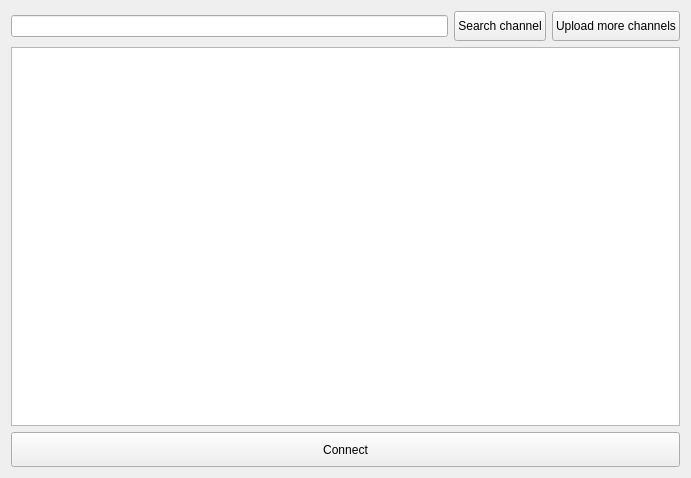
<?xml version="1.0" encoding="UTF-8"?>
<ui version="4.0">
 <class>ListChannels</class>
 <widget class="QWidget" name="ListChannels">
  <property name="geometry">
   <rect>
    <x>0</x>
    <y>0</y>
    <width>691</width>
    <height>478</height>
   </rect>
  </property>
  <property name="windowTitle">
   <string>Form</string>
  </property>
  <layout class="QGridLayout" name="gridLayout_2">
   <item row="1" column="0">
    <layout class="QGridLayout" name="gridLayout" columnstretch="0,6,1,1">
     <item row="4" column="0" colspan="4">
      <widget class="QPushButton" name="ConnectToChanBtn">
       <property name="minimumSize">
        <size>
         <width>0</width>
         <height>35</height>
        </size>
       </property>
       <property name="text">
        <string>Connect</string>
       </property>
      </widget>
     </item>
     <item row="3" column="0" colspan="4">
      <widget class="QTableWidget" name="tableWidget"/>
     </item>
     <item row="0" column="0" colspan="2">
      <widget class="QLineEdit" name="lineEdit"/>
     </item>
     <item row="0" column="3">
      <widget class="QPushButton" name="UploadMoreChan">
       <property name="minimumSize">
        <size>
         <width>0</width>
         <height>30</height>
        </size>
       </property>
       <property name="text">
        <string>Upload more channels</string>
       </property>
      </widget>
     </item>
     <item row="0" column="2">
      <widget class="QPushButton" name="pushButton">
       <property name="minimumSize">
        <size>
         <width>0</width>
         <height>30</height>
        </size>
       </property>
       <property name="text">
        <string>Search channel</string>
       </property>
      </widget>
     </item>
    </layout>
   </item>
  </layout>
 </widget>
 <resources/>
 <connections/>
</ui>
